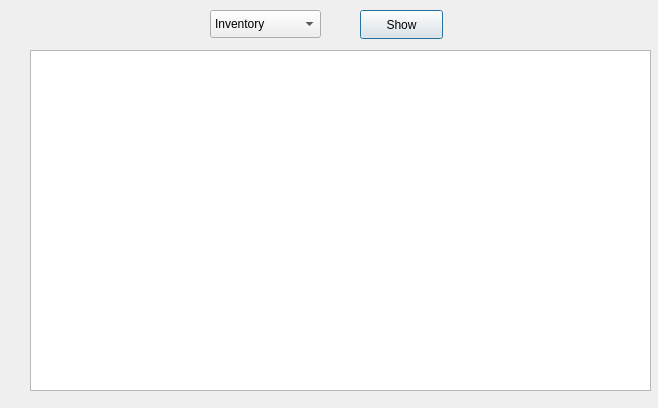
<?xml version="1.0" encoding="UTF-8"?>
<ui version="4.0">
 <class>ItemsReport</class>
 <widget class="QDialog" name="ItemsReport">
  <property name="windowModality">
   <enum>Qt::WindowModal</enum>
  </property>
  <property name="geometry">
   <rect>
    <x>0</x>
    <y>0</y>
    <width>658</width>
    <height>408</height>
   </rect>
  </property>
  <property name="windowTitle">
   <string>Report of Items</string>
  </property>
  <widget class="QTableView" name="tableView">
   <property name="geometry">
    <rect>
     <x>30</x>
     <y>50</y>
     <width>621</width>
     <height>341</height>
    </rect>
   </property>
  </widget>
  <widget class="QComboBox" name="cmbTable">
   <property name="geometry">
    <rect>
     <x>210</x>
     <y>10</y>
     <width>111</width>
     <height>28</height>
    </rect>
   </property>
   <item>
    <property name="text">
     <string>Inventory</string>
    </property>
   </item>
   <item>
    <property name="text">
     <string>log_import</string>
    </property>
   </item>
   <item>
    <property name="text">
     <string>log_export</string>
    </property>
   </item>
  </widget>
  <widget class="QPushButton" name="btnShowTable">
   <property name="geometry">
    <rect>
     <x>360</x>
     <y>10</y>
     <width>83</width>
     <height>29</height>
    </rect>
   </property>
   <property name="text">
    <string>Show</string>
   </property>
  </widget>
  <widget class="QLabel" name="lblInfo">
   <property name="geometry">
    <rect>
     <x>260</x>
     <y>370</y>
     <width>171</width>
     <height>20</height>
    </rect>
   </property>
   <property name="text">
    <string/>
   </property>
  </widget>
 </widget>
 <resources/>
 <connections/>
</ui>
